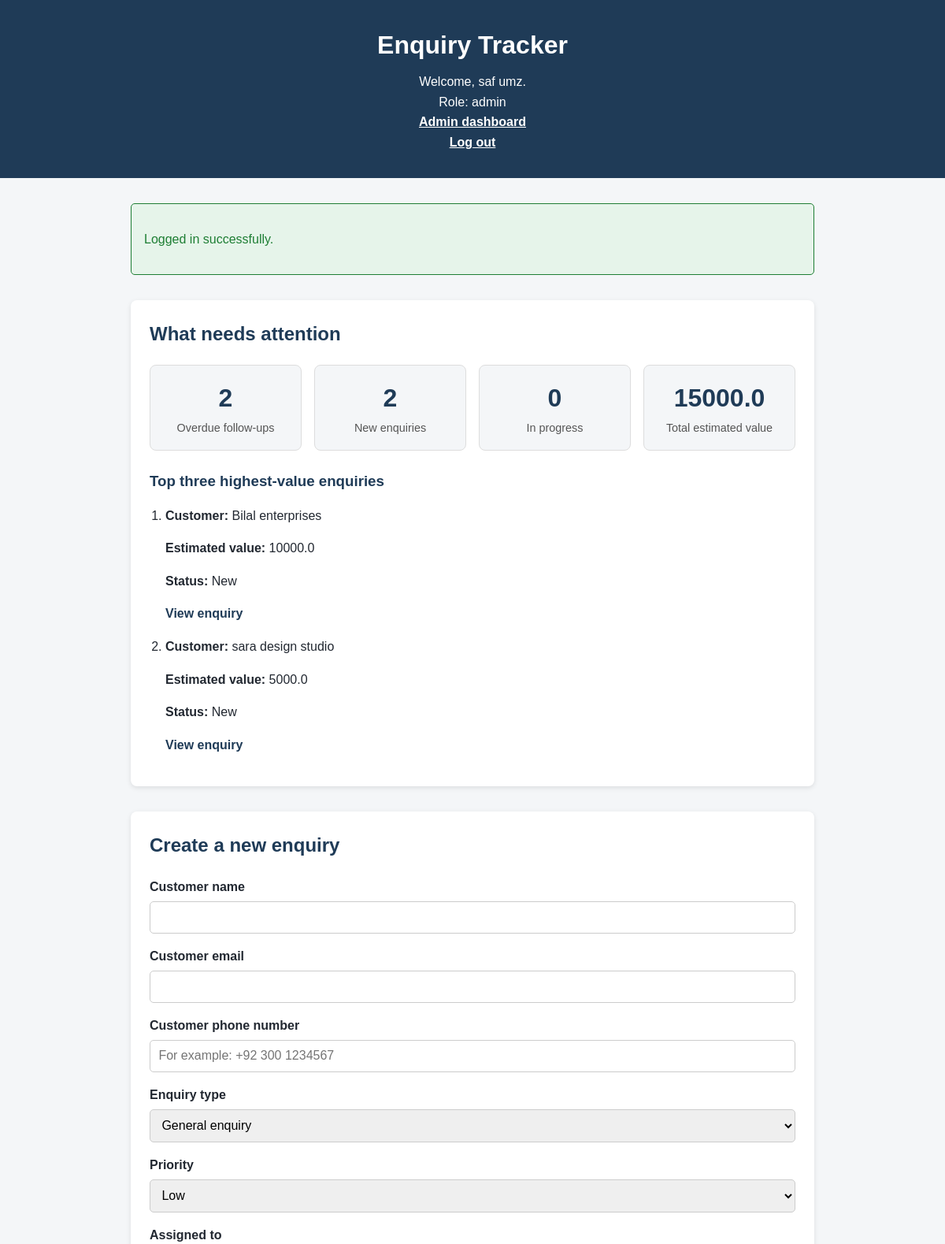
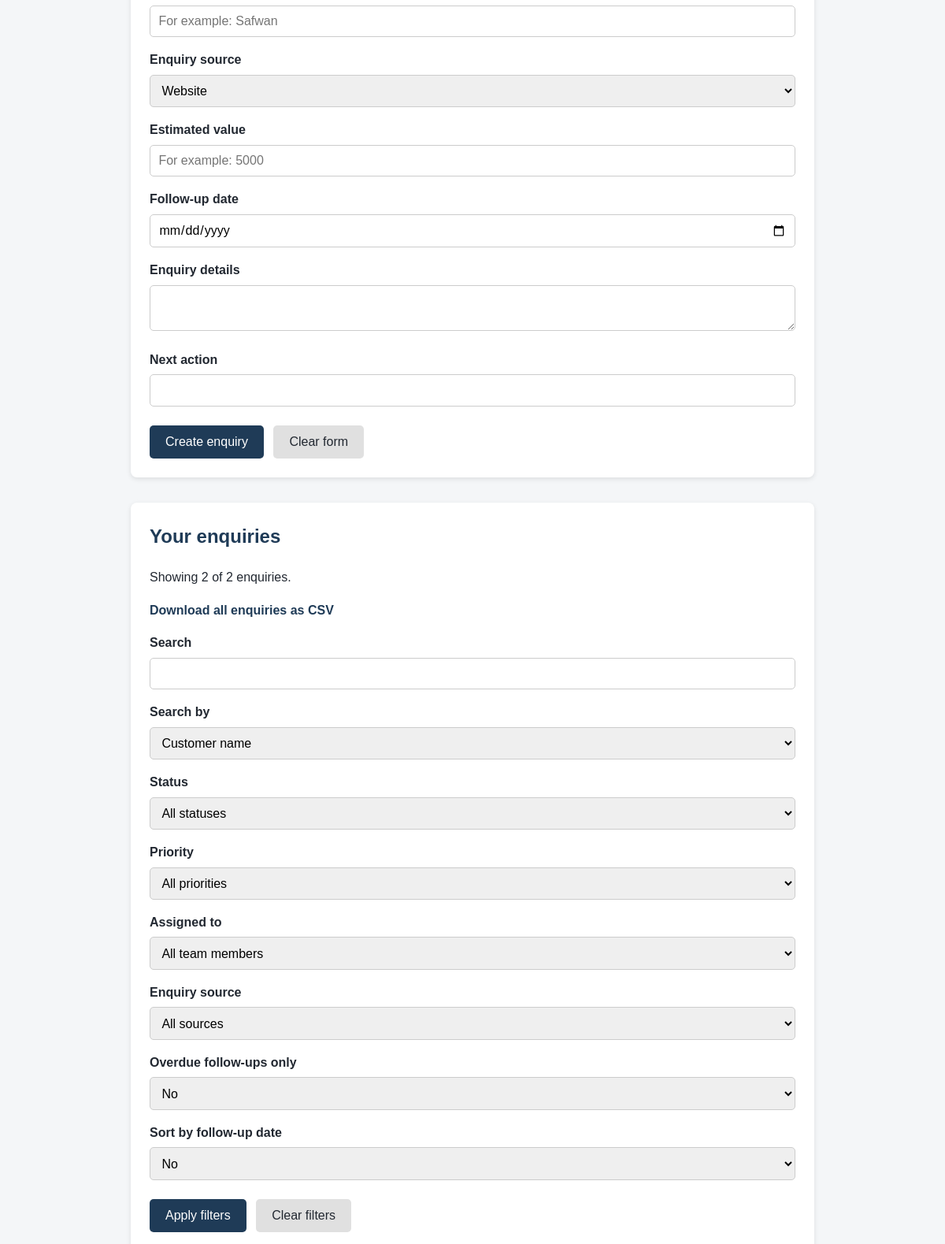
The page / (signed in, upper part) on the database its author committed (2 pictures, top to bottom).
### tables this page shows
CREATE TABLE enquiries (
    id INTEGER PRIMARY KEY AUTOINCREMENT,
    reference_number TEXT UNIQUE NOT NULL,
    user_id INTEGER NOT NULL,
    customer_name TEXT NOT NULL,
    customer_email TEXT NOT NULL,
    customer_phone TEXT NOT NULL,
    enquiry_type TEXT NOT NULL,
    priority TEXT NOT NULL,
    status TEXT NOT NULL DEFAULT 'New',
    assigned_to TEXT NOT NULL,
    enquiry_source TEXT NOT NULL,
    estimated_value REAL NOT NULL DEFAULT 0,
    follow_up_date TEXT,
    enquiry_details TEXT,
    next_action TEXT,
    created_at TEXT NOT NULL,
    updated_at TEXT NOT NULL,
    FOREIGN KEY (user_id) REFERENCES users (id)
);

### app.py (the view, shortened to what this page needs)
@app.route("/")
@login_required
def index():
    connection = get_database_connection()
    try:
        enquiries = connection.execute(
            SELECT_ENQUIRIES_BY_USER,
            (session["user_id"],)
        ).fetchall()
        connection.close()
        search_text = request.args.get("search-text", "").strip().lower()
        search_field = request.args.get("search-field", "customer-name")
        status_filter = request.args.get("status-filter", "")
        priority_filter = request.args.get("priority-filter", "")
        assigned_to_filter = request.args.get("assigned-to-filter", "")
        source_filter = request.args.get("source-filter", "")
        overdue_only = request.args.get("overdue-only", "")
        sort_by_follow_up = request.args.get("sort-by-follow-up", "")
        filtered_enquiries = []
        for enquiry in enquiries:
            matches_search = True
            matches_status = True
            matches_priority = True
            matches_assigned_to = True
            matches_source = True
            matches_overdue = True
            if status_filter and enquiry["status"] != status_filter:
                matches_status = False
            if priority_filter and enquiry["priority"] != priority_filter:
                matches_priority = False
            if assigned_to_filter and enquiry["assigned_to"] != assigned_to_filter:
                matches_assigned_to = False
            if source_filter and enquiry["enquiry_source"] != source_filter:
                matches_source = False
            if matches_search and matches_status and matches_priority and matches_assigned_to and matches_source and matches_overdue:
                filtered_enquiries.append(enquiry)
        if sort_by_follow_up == "yes":
            filtered_enquiries = sorted(
                filtered_enquiries,
                key=lambda enquiry: enquiry["follow_up_date"] or "9999-12-31"
            )
        assigned_names = []
        for enquiry in enquiries:
            assigned_name = enquiry["assigned_to"]
            if assigned_name and assigned_name not in assigned_names:
                assigned_names.append(assigned_name)
        dashboard_summary = get_enquiry_metrics(enquiries)
        message, message_type = get_message()
        return render_template(
            "index.html",
            enquiries=filtered_enquiries,
            total_enquiries=len(enquiries),
            dashboard_summary=dashboard_summary,
            approved_enquiry_types=APPROVED_ENQUIRY_TYPES,
            approved_priorities=APPROVED_PRIORITIES,
            approved_sources=APPROVED_SOURCES,
            approved_statuses=APPROVED_STATUSES,
            assigned_names=assigned_names,
            search_text=search_text,
            search_field=search_field,
            status_filter=status_filter,
            priority_filter=priority_filter,
            assigned_to_filter=assigned_to_filter,
            source_filter=source_filter,
            overdue_only=overdue_only,
            sort_by_follow_up=sort_by_follow_up,
            message=message,
            message_type=message_type
        )
    except sqlite3.Error:
        connection.close()
        set_message("A database error occurred while loading enquiries. Please try again.", "error")
        return redirect(url_for("index"))

### templates/index.html (shortened to what this page needs)
<!DOCTYPE html>
<html lang="en">
<head>
    <link rel="stylesheet" href="{{ url_for('static', filename='styles.css') }}">
</head>
<body>
    <header>
        <h1>Enquiry Tracker</h1>
        <p>
            Welcome, {{ session['user_name'] }}.
        </p>
        <p>
            Role:
            {{ session['user_role'] }}
        </p>
        {% if session['user_role'] == 'admin' %}
            <p>
                <a href="/admin">
                    Admin dashboard
                </a>
            </p>
        {% endif %}
        <p>
            <a href="/logout">
                Log out
            </a>
        </p>
    </header>
    <main>
        {% if message %}
            <div class="message {{ message_type }}">
                {% if message_type == "error" %}
                    <ul>
                        {% for error in message %}
                            <li>{{ error }}</li>
                        {% endfor %}
                    </ul>
                {% else %}
                    <p>{{ message }}</p>
                {% endif %}
            </div>
        {% endif %}
        <section>
            <h2>
                What needs attention
            </h2>
            <div class="dashboard-grid">
                <div class="dashboard-card">
                    <p class="dashboard-number">
                        {{ dashboard_summary.overdue_follow_ups }}
                    </p>
                    <p class="dashboard-label">
                        Overdue follow-ups
                    </p>
                </div>
                <div class="dashboard-card">
                    <p class="dashboard-number">
                        {{ dashboard_summary.status_counts["New"] }}
                    </p>
                    <p class="dashboard-label">
                        New enquiries
                    </p>
                </div>
                <div class="dashboard-card">
                    <p class="dashboard-number">
                        {{ dashboard_summary.status_counts["In progress"] }}
                    </p>
                    <p class="dashboard-label">
                        In progress
                    </p>
                </div>
                <div class="dashboard-card">
                    <p class="dashboard-number">
                        {{ dashboard_summary.total_estimated_value }}
                    </p>
                    <p class="dashboard-label">
                        Total estimated value
                    </p>
                </div>
            </div>
            <h3>
                Top three highest-value enquiries
            </h3>
            {% if dashboard_summary.top_three_value_enquiries %}
                <ol class="summary-list">
                    {% for enquiry in dashboard_summary.top_three_value_enquiries %}
                        <li>
                            <p>
                                <strong>
                                    Customer:
                                </strong>
                                {{ enquiry.customer_name }}
                            </p>
                            <p>
                                <strong>
                                    Estimated value:
                                </strong>
                                {{ enquiry.estimated_value }}
                            </p>
                            <p>
                                <strong>
                                    Status:
                                </strong>
                                {{ enquiry.status }}
                            </p>
                            <p>
                                <a href="/enquiry/{{ enquiry.reference_number }}">
                                    View enquiry
                                </a>
                            </p>
                        </li>
                    {% endfor %}
                </ol>
            {% else %}
                <p>
                    No enquiries have been created yet.
                </p>
            {% endif %}
        </section>
        <section>
            <h2>
                Create a new enquiry
            </h2>
            <form method="POST" action="/create-enquiry">
                <label for="customer-name">
                    Customer name
                </label>
                <input
                    type="text"
                    id="customer-name"
                    name="customer-name"
                >
                <label for="customer-email">
                    Customer email
                </label>
                <input
                    type="email"
                    id="customer-email"
                    name="customer-email"
                >
                <label for="customer-phone">
                    Customer phone number
                </label>
                <input
                    type="tel"
                    id="customer-phone"
                    name="customer-phone"
                    placeholder="For example: +92 300 1234567"
                >
                <label for="enquiry-type">
                    Enquiry type
                </label>
                <select id="enquiry-type" name="enquiry-type">
                    {% for enquiry_type in approved_enquiry_types %}
                        <option value="{{ enquiry_type }}">
                            {{ enquiry_type }}
                        </option>
                    {% endfor %}
                </select>
                <label for="priority">
                    Priority
                </label>
                <select id="priority" name="priority">
                    {% for priority in approved_priorities %}
                        <option value="{{ priority }}">
                            {{ priority }}
                        </option>
                    {% endfor %}
                </select>
                <label for="assigned-to">
                    Assigned to
                </label>
                <input
                    type="text"
                    id="assigned-to"
                    name="assigned-to"
                    placeholder="For example: Safwan"
                >
                <label for="enquiry-source">
                    Enquiry source
                </label>
                <select id="enquiry-source" name="enquiry-source">
                    {% for source in approved_sources %}
                        <option value="{{ source }}">
                            {{ source }}
                        </option>
                    {% endfor %}
                </select>
                <label for="estimated-value">
                    Estimated value
                </label>
                <input
                    type="number"
                    id="estimated-value"
                    name="estimated-value"
                    min="0"
                    step="0.01"
                    placeholder="For example: 5000"
                >
                <label for="follow-up-date">
                    Follow-up date
                </label>
                <input
                    type="date"
                    id="follow-up-date"
                    name="follow-up-date"
                >
                <label for="enquiry-details">
                    Enquiry details
                </label>
                <textarea
                    id="enquiry-details"
                    name="enquiry-details"
                ></textarea>
                <label for="next-action">
                    Next action
                </label>
                <input
                    type="text"
                    id="next-action"
                    name="next-action"
                >
                <button type="submit">
                    Create enquiry
                </button>
                <button type="reset">
                    Clear form
                </button>
            </form>
        </section>
        <section>
            <h2>
                Your enquiries
            </h2>
            <p>
                Showing {{ enquiries|length }} of {{ total_enquiries }} enquiries.
            </p>
            <p>
                <a href="/export-enquiries">
                    Download all enquiries as CSV
                </a>
            </p>
            <form method="GET" action="/">
                <label for="search-text">
                    Search
                </label>
                <input
                    type="text"
                    id="search-text"
                    name="search-text"
                    value="{{ search_text }}"
                >
                <label for="search-field">
                    Search by
                </label>
                <select id="search-field" name="search-field">
                    <option value="customer-name"
                        {% if search_field == "customer-name" %}
                            selected
                        {% endif %}
                    >
                        Customer name
                    </option>
                </select>
                <label for="status-filter">
                    Status
                </label>
                <select id="status-filter" name="status-filter">
                    <option value="">
                        All statuses
                    </option>
                </select>
                <label for="priority-filter">
                    Priority
                </label>
                <select id="priority-filter" name="priority-filter">
                    <option value="">
                        All priorities
                    </option>
                </select>
                <label for="assigned-to-filter">
                    Assigned to
                </label>
                <select id="assigned-to-filter" name="assigned-to-filter">
                    <option value="">
                        All team members
                    </option>
                </select>
                <label for="source-filter">
                    Enquiry source
                </label>
                <select id="source-filter" name="source-filter">
                    <option value="">
                        All sources
                    </option>
                </select>
                <label for="overdue-only">
                    Overdue follow-ups only
                </label>
                <select id="overdue-only" name="overdue-only">
                    <option value=""
                        {% if overdue_only == "" %}
                            selected
                        {% endif %}
                    >
                        No
                    </option>
                </select>
                <label for="sort-by-follow-up">
                    Sort by follow-up date
                </label>
                <select id="sort-by-follow-up" name="sort-by-follow-up">
                    <option value=""
                        {% if sort_by_follow_up == "" %}
                            selected
                        {% endif %}
                    >
                        No
                    </option>
                </select>
                <button type="submit">
                    Apply filters
                </button>
                <button type="reset">
                    Clear filters
                </button>
            </form>
        </section>
    </main>
</body>
</html>

### rows shown on the page
enquiries: customer_name "Bilal enterprises", estimated_value "10000.0", status "New"
enquiries: customer_name "sara design studio", estimated_value "5000.0", status "New"

### other values the page prints
{{ session['user_name'] }} "saf umz"
{{ session['user_role'] }} "admin"
{{ message }} "Logged in successfully."
{{ dashboard_summary.overdue_follow_ups }} "2"
{{ dashboard_summary.status_counts["New"] }} "2"
{{ dashboard_summary.status_counts["In progress"] }} "0"
{{ dashboard_summary.total_estimated_value }} "15000.0"
{{ enquiries|length }} "2"
{{ total_enquiries }} "2"
form field enquiry-type "General enquiry"
form field priority "Low"
form field enquiry-source "Website"
